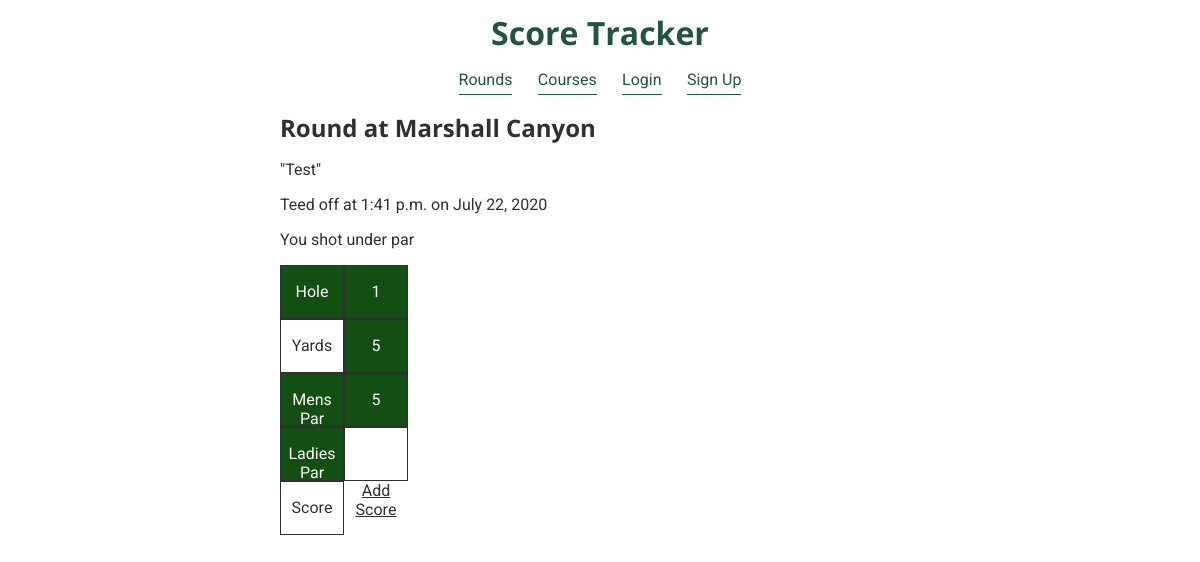
Page /golfapp/round/8 on the committed database.
### golfapp/models.py (models this page shows, shortened)
class Round(models.Model):
    course = models.ForeignKey('Course', on_delete=models.SET_NULL, null=True)
    name = models.CharField(max_length=255, null=True, blank=True, verbose_name='Title this round (optional)')
    created_by = models.ForeignKey(settings.AUTH_USER_MODEL, on_delete=models.SET_NULL, null=True, blank=True)
    created_on = models.DateTimeField(default=datetime.now)
    completed_on = models.DateTimeField(null=True, blank=True)
    tee_color = models.ForeignKey('TeeColor', on_delete=models.SET_NULL, null=True, blank=False, related_name='teecolor')
    class Meta:
        ordering = ['-created_on']

class Course(models.Model):
    name = models.CharField(max_length=255)
    city = models.CharField(max_length=255)
    state = models.CharField(max_length=255)
    tee_colors = models.ManyToManyField('TeeColor', blank=False, related_name='courses') # Each hole must be attached to a course.
    class Meta:
        ordering = ['name']

class Hole(models.Model):
    number = models.IntegerField(unique=False)
    name = models.CharField(max_length=255, blank=True, null=True, verbose_name='Name of this hole (optional)') # Optional: Most courses dont name their holes
    course = models.ForeignKey('Course', on_delete=models.SET_NULL, null=True, blank=False, related_name='holes') # Each hole must be attached to a course.
    mens_par = models.IntegerField(validators=[MaxValueValidator(10), MinValueValidator(1)])
    womens_par = models.IntegerField(validators=[MaxValueValidator(10), MinValueValidator(1)])
    class Meta:
        unique_together = (('number','course'),('name', 'course')) # Each course can only have one hole with each number... not exactly true but for simplicity that is how this will work for now

### golfapp/views.py (the view)
# urls.py: path('round/<int:pk>', RoundDetail.as_view(), name='round_detail'),
class RoundDetail(DetailView):
    model = Round
    context_object_name = 'round'
    def get_context_data(self, **kwargs):
        context = super().get_context_data(**kwargs)
        context['holes'] = Hole.objects.filter(course_id=self.object.course.pk).order_by('number')
        context['tees'] = Tee.objects.filter(color=self.object.tee_color)
        context['scores'] = Score.objects.filter(round_id=self.object.pk)
        context['total_score'] = Score.objects.filter(round_id=self.object.pk).aggregate(total_score=Sum('strokes'))
        context['total_mens_par'] = Hole.objects.filter(course_id=self.object.course.pk).aggregate(total_mens_par=Sum('mens_par'))
        context['total_womens_par'] = Hole.objects.filter(course_id=self.object.course.pk).aggregate(total_womens_par=Sum('womens_par'))
        if (context['total_score'].get('total_score') and (context['total_mens_par'].get('total_mens_par') or context['total_womens_par'].get('total_womens_par'))):
            if (self.object.created_by.gender != 'MALE'):
                context['player_par'] = context['total_score'].get('total_score') - context['total_womens_par'].get('total_womens_par')
            else:
                context['player_par'] = context['total_score'].get('total_score') - context['total_mens_par'].get('total_mens_par')
        return context

### golfapp/models.py (called while the page is built)
    def __str__(self):
        return self.color

### templates/golfapp/round_detail.html (shortened to what this page needs)
{% extends 'base.html' %}
{% block content %}
<h2>Round at {{ round.course.name}}</h2>
<div class="text-container">
{% if round.name %}
    <p>"{{ round.name }}"</p>
{% endif %}
<p>Teed off at {{object.created_on|date:"g:i a"}} on {{object.created_on|date:"F d, Y" }} </p>
{% if player_par > 0 %}
<p>You shot {{player_par}} over par</p>
{% else %}
<p>You shot {{player_par|stringformat:"+d"|slice:"1:"}} under par</p>
{% endif %}
</div>
<div class="hole-list-container">
{% for hole in holes %}
    {% if forloop.counter0 == 0 or forloop.counter0|divisibleby:9 %}
        <div class="hole-container">
            <div class="info-container">
                <p>Hole</p>
            </div>
            <div class="info-container {{round.tee_color}}" ><p>Yards</p></div>
            <div class="info-container">
                <p>Mens Par</p>
            </div>
            <div class="info-container">
                <p>Ladies Par</p>
            </div>
            <div class="info-container WHITE">
                <p>Score</p>
            </div>
        </div>
    {% endif %}
<div class="hole-container">
<div class="info-container">
<p>{{hole.number}}</p>
</div>
    <div class="info-container">
        <p>{{hole.mens_par}}</p>
    </div>
    <div class="info-container">
        <p>{{hole.womens_par}}</p>
    </div>
    <div class="info-container WHITE">
    </div>
    <div>
        <a href="{% url 'score_create' hole_pk=hole.pk round_pk=round.pk %}" >Add Score</a>
    </div>
</div>
{% endfor %}
</div>
{% endblock %}

### static/css/golfapp.css (style rules this page uses)
* { font-family: 'Roboto', sans-serif; color: #303030; }
body { background-color: #FEFEFE; margin: 0; }
h1, h2, h3, h4, h5, h6, h1 a, h2 a, h3 a, h4 a { font-family: 'Open Sans', sans-serif; margin:0; }
.hole-list-container { display: flex; flex-direction: row; flex-wrap: wrap; align-content: flex-start; min-width: 100%; }
.hole-container { text-align: center; flex-grow: 1; flex: 0 1 10%; min-width:0; }
.info-container { background-color:#134f13; height: 1.25em; padding: 1em 0; border: solid 1px #303030; }
.info-container > p, .info-container > p, .info-container > h4 { margin: 0; color: #fafafa; }
.WHITE, .WHITE a, .WHITE p { background-color: #fefefe; color: #303030; }
@media only screen and (min-width: 40em) { h2, .link-button, .round-link, .course-link { max-width: 40rem; } }
@media only screen and (min-width: 40em) { h2 { margin: 0 auto; } }
@media only screen and (min-width: 40em) { .text-container, .hole-list-container { min-width: 0; max-width: 40rem; margin: 0 auto; } }
@media only screen and (min-width: 40em) { .text-container { margin-bottom: 1em; } }
@media only screen and (min-width: 40em) { .hole-list-container { flex: 0 0 40rem; } }

### rows in the picture
Round: course.name "Marshall Canyon", name "Test", created_on "1:41 p.m.", created_on "July 22, 2020"
Hole: number "1", mens_par "5", womens_par "5"
